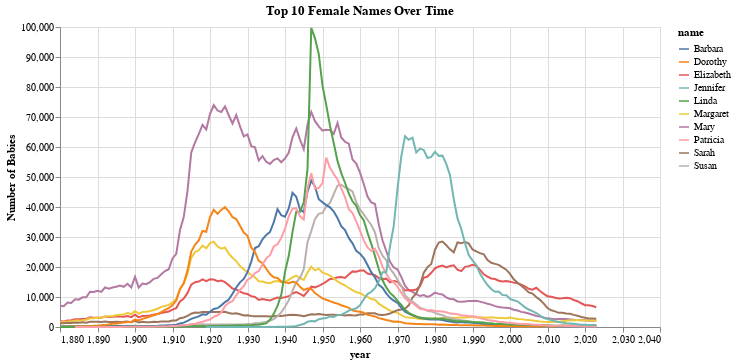

Write notebook code for a chart like this one.
### Code cell
top10_female_names = top10[top10['sex'] == 'F']['name'].tolist()
female_trends = babynames[(babynames['sex'] == 'F') & (babynames['name'].isin(top10_female_names))]

alt.Chart(female_trends).mark_line().encode(
    x='year:Q',
    y=alt.Y('n:Q', title='Number of Babies'),
    color='name:N'
).properties(
    title='Top 10 Female Names Over Time',
    width=600
)

### Figure 1 — Vega-Lite specification as saved in the notebook (floating-point values rounded to 4 significant figures; data arrays with more than 128 entries replaced by an {"elided": "..."} marker saying what was removed)
{"config": {"view": {"continuousWidth": 300, "continuousHeight": 300}}, "data": {"name": "data-173705f0866377a7ca2345848135256e"}, "mark": {"type": "line"}, "encoding": {"color": {"field": "name", "type": "nominal"}, "x": {"field": "year", "type": "quantitative"}, "y": {"field": "n", "title": "Number of Babies", "type": "quantitative"}}, "title": "Top 10 Female Names Over Time", "width": 600, "$schema": "https://vega.github.io/schema/vega-lite/v6.1.0.json", "datasets": {"data-173705f0866377a7ca2345848135256e": {"elided": "1397 records"}}}
